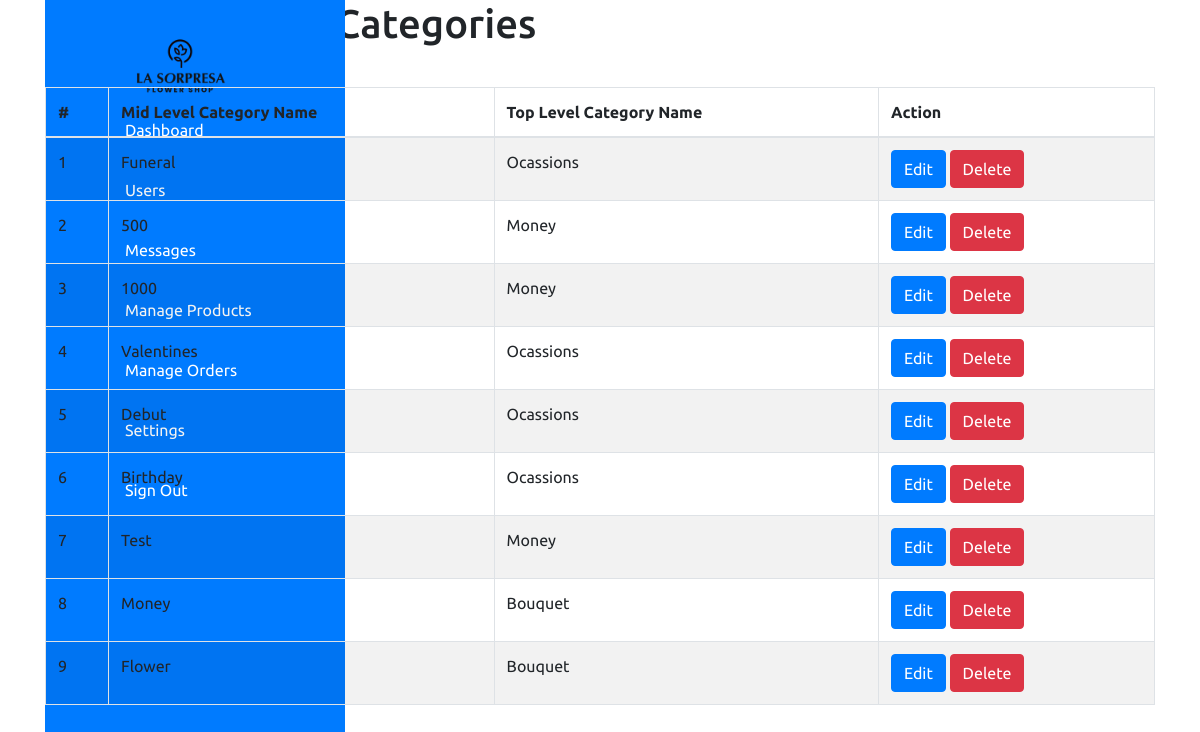
/admin/settings/midcategory.php (signed in), run on an earlier commit of the app's database.
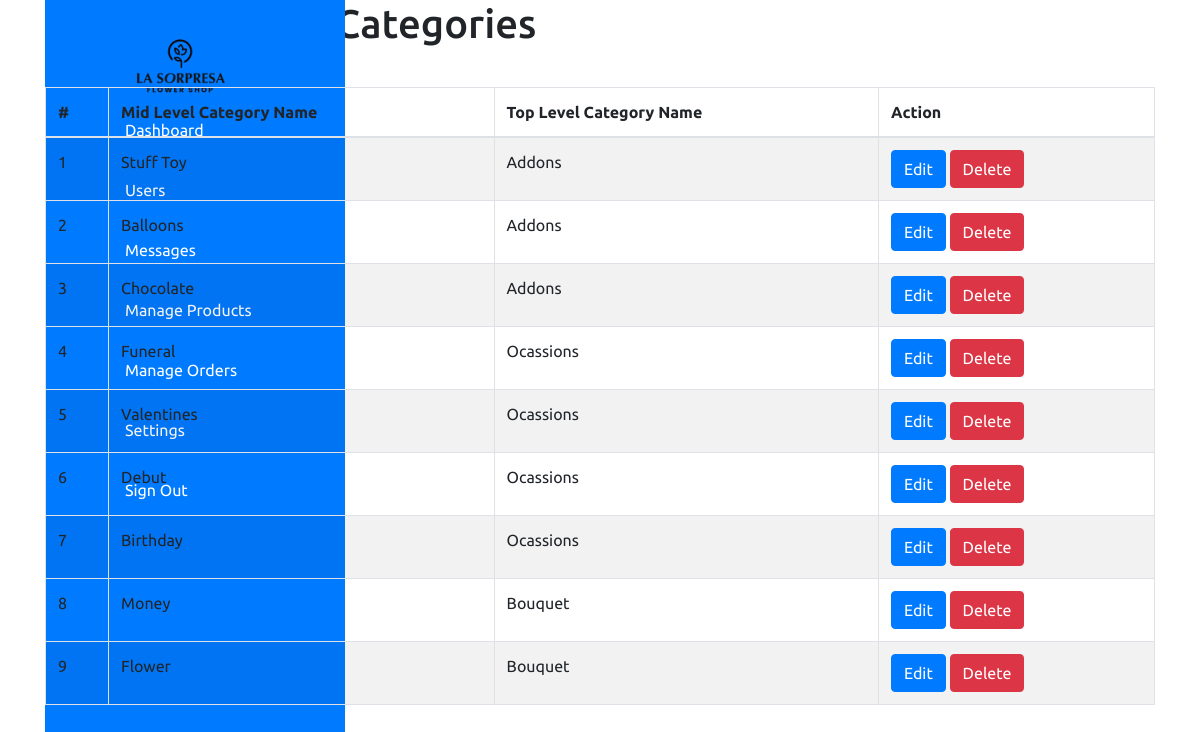
And on a later commit of the database.
### tables this page shows
CREATE TABLE `mid_category` (
  `mcat_id` int(11) NOT NULL,
  `mcat_name` varchar(255) NOT NULL,
  `tcat_id` int(11) NOT NULL
);

CREATE TABLE `top_category` (
  `tcat_id` int(11) NOT NULL,
  `tcat_name` varchar(255) NOT NULL,
  `show_on_menu` int(1) NOT NULL
);

### admin/settings/midcategory.php (the view, shortened to what this page needs)
<?php require_once('../header.php'); ?>
<body>
    <div class="container">
        <div class="navigation">
            <ul>
                <li>
                    <a href="#">
                        <div class="logo-container">
                            <img src="../images/logo.png" alt="Logo" class="logo" />
                        </div>
                        <span class="title"></span>
                    </a>
                </li>
                <li>
                    <a href="../dashboard.php">
                        <span class="icon">
                        </span>
                        <span class="title">Dashboard</span>
                    </a>
                </li>
                <li>
                    <a href="../users.php">
                        <span class="icon">
                        </span>
                        <span class="title">Users</span>
                    </a>
                </li>
                <li>
                    <a href="#">
                        <span class="icon">
                        </span>
                        <span class="title">Messages</span>
                    </a>
                </li>
                <li>
                    <a href="../product/product.php">
                        <span class="icon">
                        </span>
                        <span class="title">Manage Products</span>
                    </a>
                </li>
                <li>
                    <a href="#">
                        <span class="icon">
                        </span>
                        <span class="title">Manage Orders</span>
                    </a>
                </li>
                <li>
                    <a href="../settings.php">
                        <span class="icon">
                        </span>
                        <span class="title">Settings</span>
                    </a>
                </li>
                <li>
                    <a href="../logout.php">
                        <span class="icon">
                        </span>
                        <span class="title">Sign Out</span>
                    </a>
                </li>
            </ul>
        </div>
<section class="content-header">
	<div class="content-header-left">
		<h1>View Mid Level Categories</h1>
	</div>
	<div class="content-header-right">
		<a href="midcategory-add.php" class="btn btn-primary btn-sm">Add New</a>
	</div>
</section>
<section class="content">
  <div class="row">
    <div class="col-md-12">
      <div class="box box-info">
        <div class="box-body table-responsive">
          <table id="example1" class="table table-bordered table-hover table-striped">
			<thead>
			    <tr>
			        <th>#</th>
			        <th>Mid Level Category Name</th>
                    <th>Top Level Category Name</th>
			        <th>Action</th>
			    </tr>
			</thead>
            <tbody>
            	<?php
            	$i=0;
            	$statement = $pdo->prepare("SELECT *
                                    FROM mid_category t1
                                    JOIN top_category t2
                                    ON t1.tcat_id = t2.tcat_id
                                    ORDER BY t1.mcat_id DESC");
            	$statement->execute();
            	$result = $statement->fetchAll(PDO::FETCH_ASSOC);
            	foreach ($result as $row) {
            		$i++;
            		?>
					<tr>
	                    <td><?php echo $i; ?></td>
	                    <td><?php echo $row['mcat_name']; ?></td>
                        <td><?php echo $row['tcat_name']; ?></td>
	                    <td>
	                        <a href="midcategory-edit.php?id=<?php echo $row['mcat_id']; ?>" class="btn btn-primary btn-xs">Edit</a>
	                        <a href="#" class="btn btn-danger btn-xs" data-href="midcategory-delete.php?id=<?php echo $row['mcat_id']; ?>" data-toggle="modal" data-target="#confirm-delete">Delete</a>
	                    </td>
	                </tr>
            		<?php
            	}
            	?>
            </tbody>
          </table>
        </div>
      </div>
</section>

### admin/header.php (shortened to what this page needs)
<!DOCTYPE html>
<html lang="en">
<head>
    <link rel="stylesheet" href="../css/style.css">
    <link href="https://stackpath.bootstrapcdn.com/bootstrap/4.5.2/css/bootstrap.min.css" rel="stylesheet">
    <link href="https://cdn.jsdelivr.net/npm/select2@4.0.13/dist/css/select2.min.css" rel="stylesheet" />
</head>

### css/style.css (style rules this page uses)
* { font-family: "Ubuntu", sans-serif; margin: 0; padding: 0; box-sizing: border-box; }
:root { --blue: #dd91ad; --white: #e9e9e9; --gray: #f5f5f5; --black1: #222; --black2: #999; }
body { min-height: 100vh; overflow-x: hidden; }
.container { position: relative; width: 100%; }
.navigation { position: fixed; width: 300px; height: 100%; background: var(--blue); border-left: 10px solid var(--blue); transition: 0.5s; overflow: hidden; }
.navigation ul { position: absolute; top: 0; left: 0; width: 100%; }
.logo-container { position: absolute; top: 20px; left: 50%; transform: translateX(-70%); z-index: 10; }
.logo { width: 100px; }
.navigation ul li { position: relative; width: 100%; list-style: none; border-top-left-radius: 30px; border-bottom-left-radius: 30px; }
.navigation ul li:nth-child(1) { margin-bottom: 40px; pointer-events: none; }
.navigation ul li a { position: relative; display: block; width: 100%; display: flex; text-decoration: none; color: var(--white); }
.navigation ul li a .icon { position: relative; display: block; min-width: 60px; height: 60px; line-height: 75px; text-align: center; }
.navigation ul li a .title { position: relative; display: block; padding: 0 10px; height: 60px; line-height: 60px; text-align: start; white-space: nowrap; }

What changed in the data, as far as the page shows it:
removed mid_category: mcat_name "500", tcat.tcat_name "Money"
removed mid_category: mcat_name "1000", tcat.tcat_name "Money"
removed mid_category: mcat_name "Test", tcat.tcat_name "Money"
added mid_category: mcat_name "Stuff Toy", tcat.tcat_name "Addons"
added mid_category: mcat_name "Balloons", tcat.tcat_name "Addons"
added mid_category: mcat_name "Chocolate", tcat.tcat_name "Addons"
